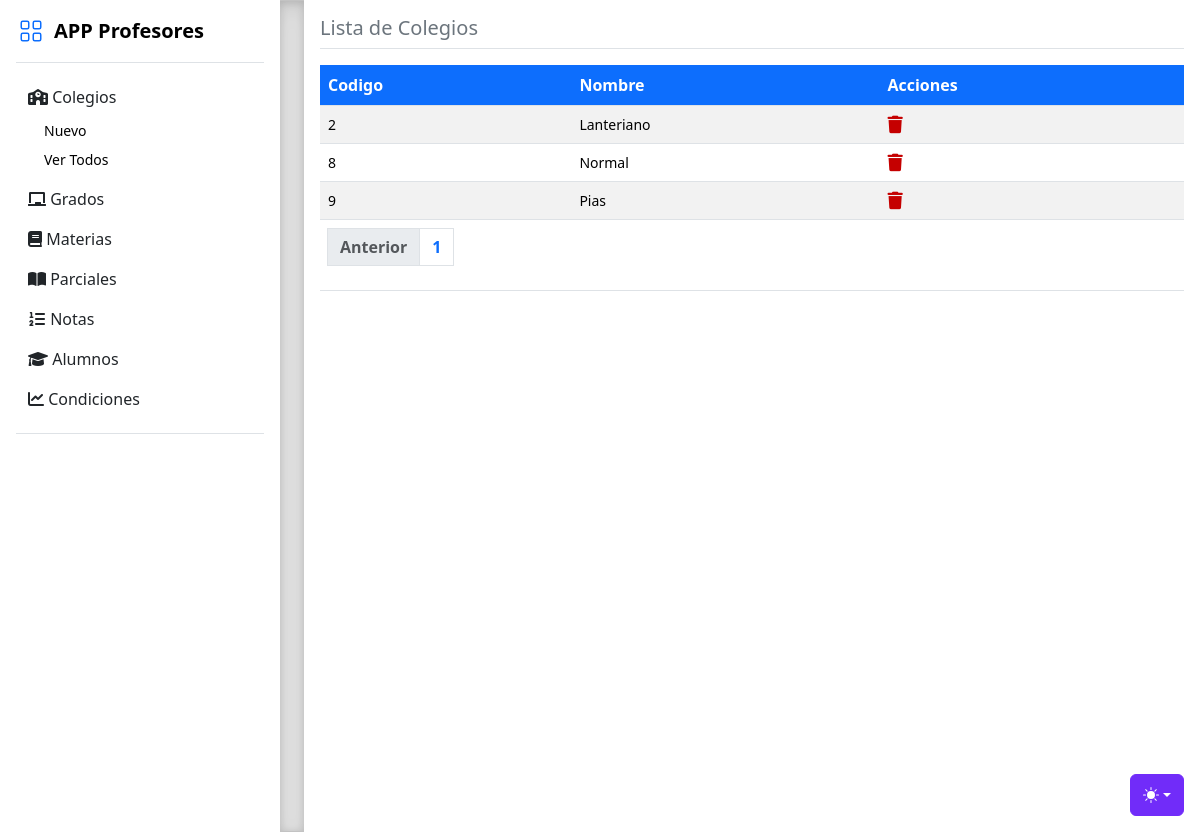
Page /colegio/ver on the earlier database version.
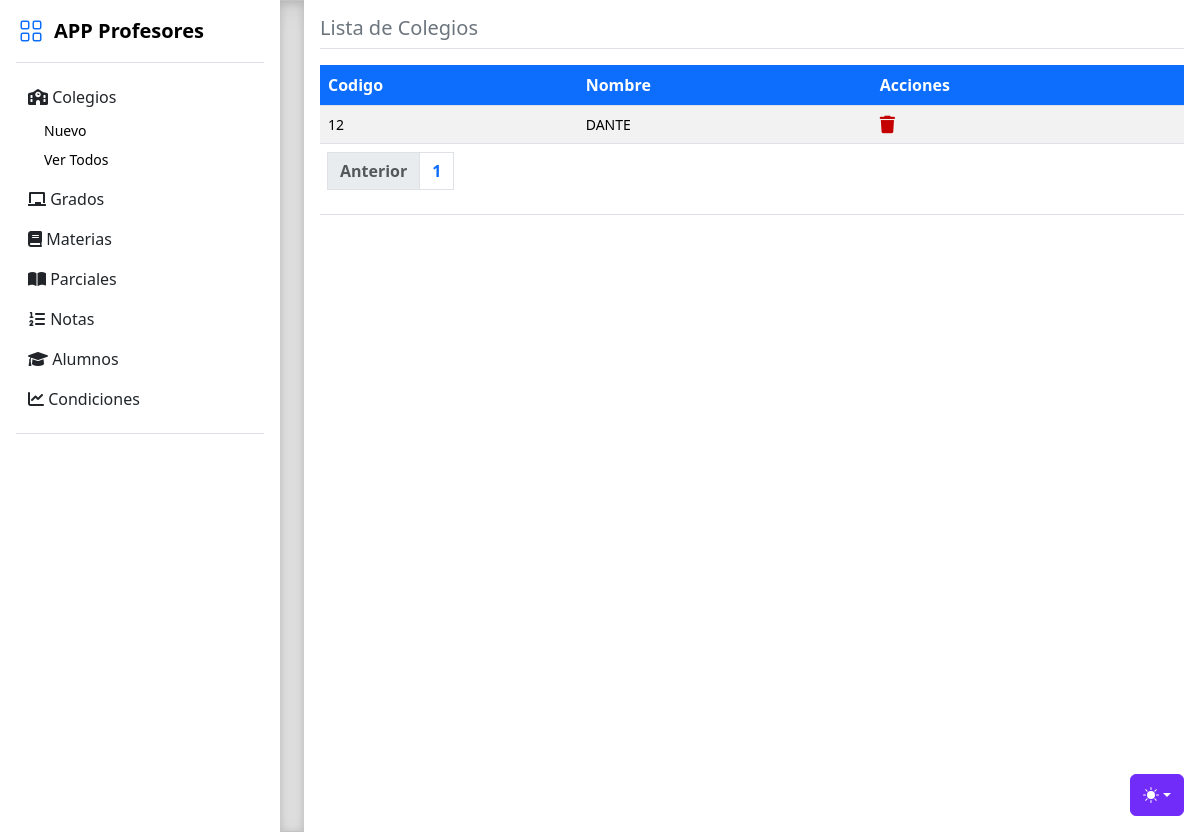
Same page on the later database version.
### tables this page shows
CREATE TABLE colegios (
  id INTEGER PRIMARY KEY AUTOINCREMENT,
  nombre VARCHAR(255) NOT NULL
);

### routers/colegio.py (the view)
@router.get("/colegio/ver")
def verColegios(req:Request, page: int = 1):
    verDb = FuncionesDB()
    colegios = verDb.mostrarTablaPaginada("colegios", page, 15)
    total_productos = verDb.contarFilas("colegios")
    total_paginas = math.ceil(total_productos / 15)
    return template.TemplateResponse("colegio_ver.html", { "request" : req, "colegios": colegios, "page": page, "total_paginas": total_paginas })

### templates/colegio_ver.html (shortened to what this page needs)
<!doctype html>
<html lang="es" data-bs-theme="auto">
  <head><script src="/templates/static/color-modes.js"></script>
    <link href="/templates/static/bootstrap.min.css" rel="stylesheet">
    <link href="/templates/static/style.css" rel="stylesheet">
    <link rel="stylesheet" href="https://cdnjs.cloudflare.com/ajax/libs/font-awesome/6.0.0-beta3/css/all.min.css" />
    <link rel="stylesheet" href="https://cdn.jsdelivr.net/npm/@docsearch/css@3">
    <link href="/templates/static/sidebars.css" rel="stylesheet">
  </head>
  <body>
    <div class="dropdown position-fixed bottom-0 end-0 mb-3 me-3 bd-mode-toggle">
      <button class="btn btn-bd-primary py-2 dropdown-toggle d-flex align-items-center"
              id="bd-theme"
              type="button"
              aria-expanded="false"
              data-bs-toggle="dropdown"
              aria-label="Toggle theme (auto)">
        <svg class="bi my-1 theme-icon-active" width="1em" height="1em"><use href="#circle-half"></use></svg>
      </button>
    </div>
<main class="d-flex flex-nowrap">
  <div class="flex-shrink-0 p-3" style="width: 280px;">
    <a href="/productos/ver_todos" class="d-flex align-items-center pb-3 mb-3 link-body-emphasis text-decoration-none border-bottom">
      <svg class="bi pe-none me-2" width="30" height="24" style="color: #0D6EFD;"><use xlink:href="#grid"/></svg>
      <span class="fs-5 fw-semibold">APP Profesores</span>
    </a>
    <ul class="list-unstyled ps-0">
      {% include 'menu.html' %}
  <div class="b-example-divider b-example-vr"></div>
  <div class="m-3 w-100 vh-100">
    <h5 class="text-secondary">Lista de Colegios</h5>
    <div class="border-top mb-3 w-100"></div>
    <article>
      <table class="table table-striped m-0 bg-success text-white">
          <thead>
              <tr>
                  <th class="centrado bg-primary text-white">Codigo</th>
                  <th class="centrado bg-primary text-white">Nombre</th>
                  <th class="centrado bg-primary text-white">Acciones</th>
              </tr>
          </thead>
          <tbody>
          {% for colegio in colegios %}
              <tr>
                  <td class="centrado small">{{ colegio[0] }}</td>
                  <td class="centrado small">{{ colegio[1] }}</td>
                  <td class="centrado small">
                    <a href="borrar/{{ colegio[0] }}"></a>
                      </td>
              </tr>
              {% endfor %}
              </div>
      <table class="table table-striped m-0">
          <thead><tr><th class="text-white m-0">
      <nav aria-label="Page navigation example m-0">
          <ul class="pagination">
              <li class="page-item">
                  {% if page > 1 %}
                      <a class="page-link" href="/colegio/ver?page={{ page - 1 }}">Anterior</a>
                      {% else %}
                      <li class="page-item disabled">
                          <a class="page-link">Anterior</a>
                      </li>
                  {% endif %}
              </li>
              {% for i in range(total_paginas) %}
                  <li class="page-item"><a class="page-link" href="/colegio/ver?page={{ i + 1 }}">{{ i + 1 }}</a></li>
              {% endfor %}
          </ul>
      </nav>
      </tr></thead>
  </table>
</main>
</body>
</html>

Differences in the rows shown:
removed colegios: id "2", nombre "Lanteriano"
removed colegios: id "8", nombre "Normal"
removed colegios: id "9", nombre "Pias"
added colegios: id "12", nombre "DANTE"
